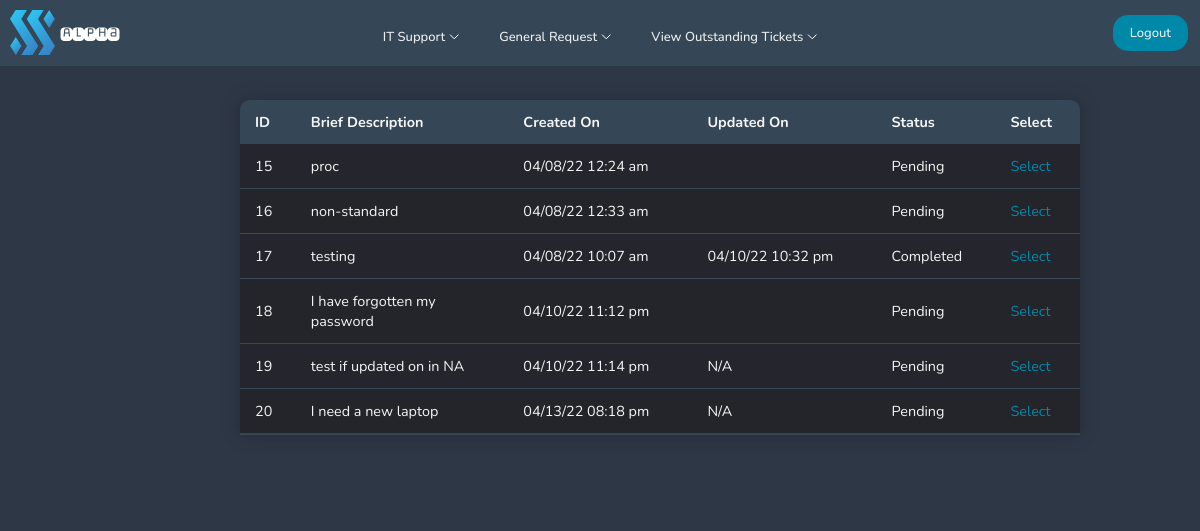
/pages/user-view-general-tickets.php (signed in), run on an earlier commit of the app's database.
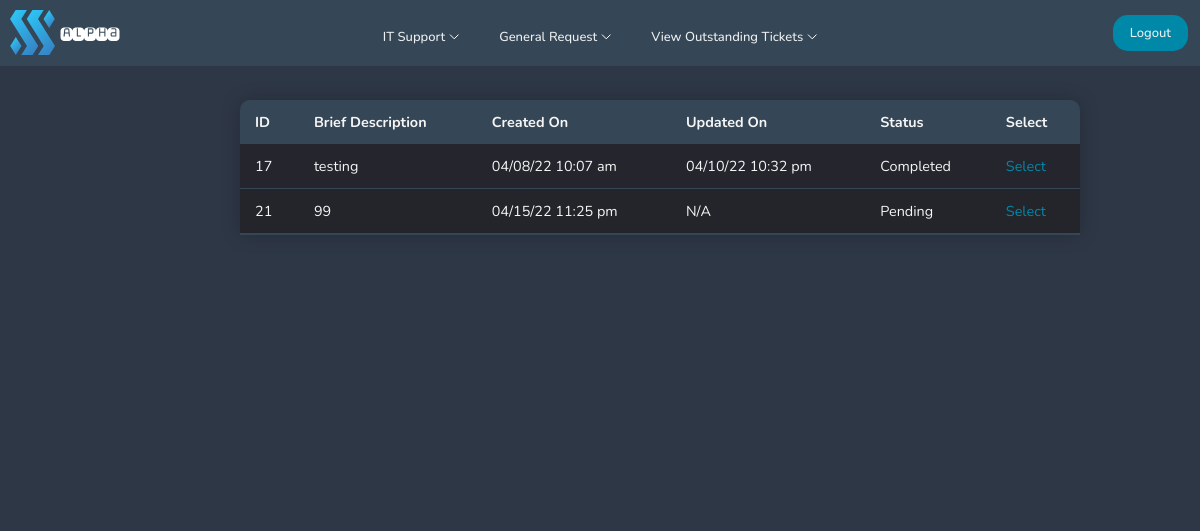
And on a later commit of the database.
### tables this page shows
CREATE TABLE "requestticket" (
	"id"	INTEGER,
	"user"	INTEGER,
	"type"	TEXT,
	"request"	TEXT,
	"brief"	TEXT,
	"full"	TEXT,
	"status"	TEXT,
	"createdon"	TEXT,
	"comment"	TEXT,
	"updatedon"	TEXT,
	PRIMARY KEY("id" AUTOINCREMENT)
);

### pages/user-view-general-tickets.php (the view, shortened to what this page needs)
<!DOCTYPE html>
<html lang="en">
<head>
    <?php include'../navigation/userdashnavbar.php';
    require ('../config/dbcon.php'); ?>
    <link rel="stylesheet" href="../navigation/userdashnavbar.css">
    <link rel="stylesheet" href="../css/admintickettable.css">
    <link rel="stylesheet" href="../css/user-select-button.css">
</head>
<body bgcolor="#2E3746">
<?php
$user = $_SESSION['id'];
$query = "SELECT * FROM requestticket where user = $user";
$statement = $conn->prepare($query);
$statement->execute();
$statement->setFetchMode(PDO::FETCH_OBJ);
$result = $statement->fetchAll();
?>
<table class="ticket-table">
    <thead>
    <tr>
        <th>ID</th>
        <th>Brief Description</th>
        <th>Created On</th>
        <th>Updated On</th>
        <th>Status</th>
        <th>Select</th>
    </tr>
    </thead>
    <?php foreach($result as $data) { ?>
        <tr>
            <td><?= $data->id; ?> </td>
            <td><?= $data->brief; ?> </td>
            <td><?= $data->createdon; ?> </td>
            <td><?= $data->updatedon; ?> </td>
            <td><?= $data->status; ?> </td>
            <td>
                <a style="text-decoration: none;" href="../pages/user-select-general-ticket.php?id=<?= $data->id; ?>" class="selectbutton">Select</a>
            </td>
        </tr>
        <?php
    }
    ?>
</table>
</body>
</html>

What changed in the data, as far as the page shows it:
removed requestticket: id "15", brief "proc", createdon "04/08/22 12:24 am", status "Pending"
removed requestticket: id "16", brief "non-standard", createdon "04/08/22 12:33 am", status "Pending"
removed requestticket: id "18", brief "I have forgotten my password", createdon "04/10/22 11:12 pm", status "Pending"
removed requestticket: id "19", brief "test if updated on in NA", createdon "04/10/22 11:14 pm", updatedon "N/A", status "Pending"
removed requestticket: id "20", brief "I need a new laptop", createdon "04/13/22 08:18 pm", updatedon "N/A", status "Pending"
added requestticket: id "21", brief "99", createdon "04/15/22 11:25 pm", updatedon "N/A", status "Pending"
